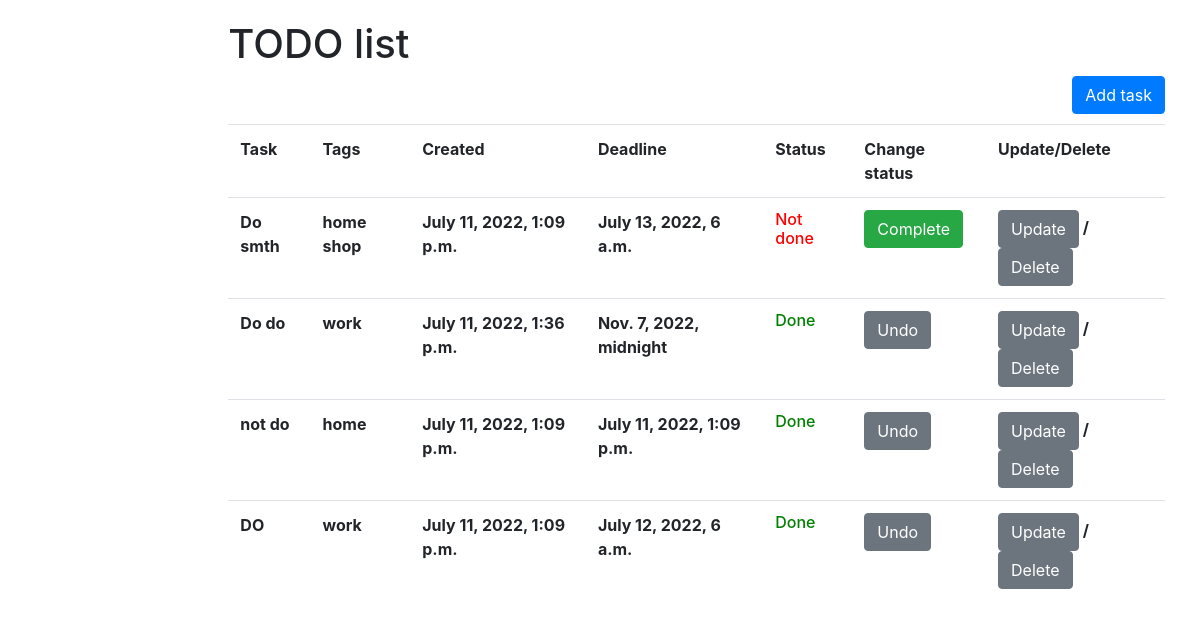
The app's page /, older data.
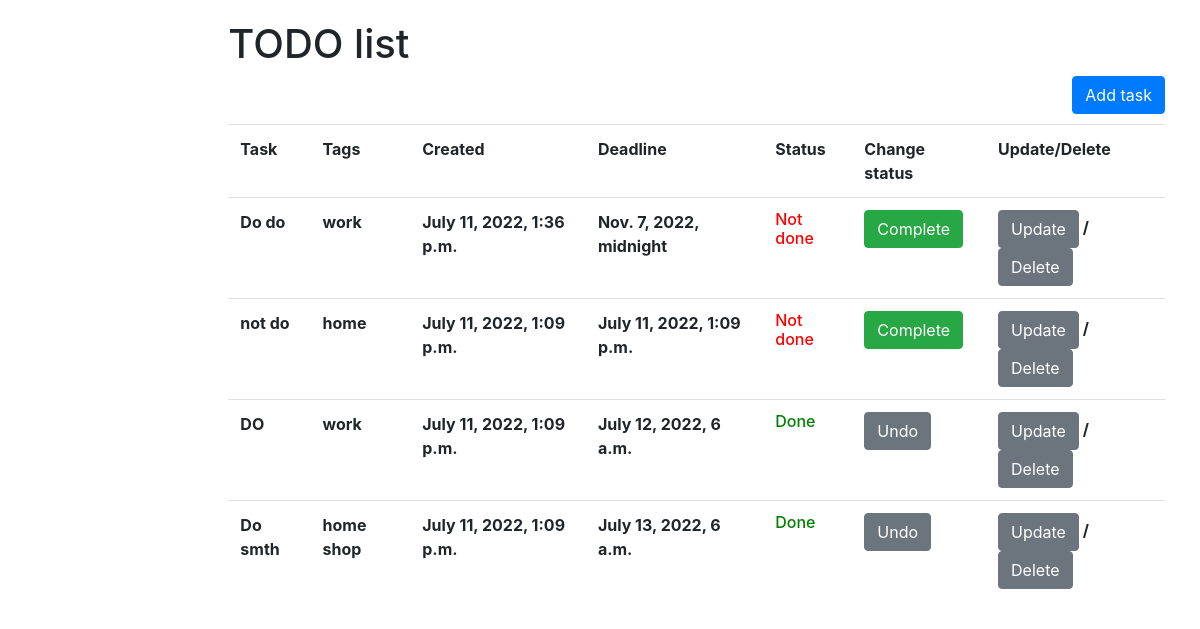
The same page, newer data.
### todo/models.py (models this page shows, shortened)
class Task(models.Model):
    content = models.TextField()
    datetime = models.DateTimeField(auto_now_add=True)
    deadline = models.DateTimeField(default=None)
    done = models.BooleanField(default=False)
    tags = models.ManyToManyField(Tag, related_name="tags")
    class Meta:
        ordering = ["done", "-datetime"]

class Tag(models.Model):
    name = models.CharField(max_length=255, unique=True)

### todo/views.py (the view)
# urls.py: path("", TaskListView.as_view(), name="task-list"),
class TaskListView(generic.ListView):
    model = Task
    queryset = Task.objects.prefetch_related("tags")

### templates/todo/task_list.html
{% extends "base.html" %}
{% block content %}
    <h1>TODO list</h1>
    <a style="float: right" href="{% url 'todo:task-create' %}" class="btn btn-primary" >Add task</a>
    <br>
    <br>
    {% if task_list %}
        <table class="table">
          <tr>
            <th>Task</th>
            <th>Tags</th>
            <th>Created</th>
            <th>Deadline</th>
            <th>Status</th>
            <th>Change status</th>
            <th>Update/Delete</th>
          </tr>
        {% for task in task_list %}
          <tr>
            <th>{{ task.content }}</th>
            <th>
                {% for tag in task.tags.all %}
                    {{ tag.name }}
                {% endfor %}
            </th>
            <th>{{ task.datetime }}</th>
            <th>{{ task.deadline }}</th>
            <th>{% if task.done %}
                    <h6 style="color: green">Done</h6>
                {% else %}
                    <h6 style="color: red">Not done</h6>
                {% endif %}
            </th>
            <th>{% if task.done %}
                    <a href="{% url 'todo:task-undo' pk=task.id %}" class="btn btn-secondary" >Undo</a>
                {% else %}
                    <a href="{% url 'todo:task-complete' pk=task.id %}" class="btn btn-success" >Complete</a>
                {% endif %}
            </th>
            <th>
                <a href="{% url 'todo:task-update' pk=task.id %}" class="btn btn-secondary" >Update</a>
                /
                <a href="{% url 'todo:task-delete' pk=task.id %}" class="btn btn-secondary" >Delete</a>
            </th>
          </tr>
        {% endfor %}
        </table>
    {% else %}
        <h3>No tasks here!</h3>
    {% endif %}
{% endblock %}

### templates/base.html (shortened to what this page needs)
<!DOCTYPE html>
<html lang="en">
<head>
    <link rel="stylesheet"
          href="https://cdn.jsdelivr.net/npm/bootstrap@4.5.3/dist/css/bootstrap.min.css"
>
    {% load static %}
    <link rel="stylesheet" href="{% static 'css/styles.css' %}">
</head>
<body>
<div class="container-fluid">
    <div class="row">
        <div class="col-sm-2">
        </div>
        <div class="col-sm-10 ">
            {% block content %}{% endblock %}
        </div>
    </div>
</div>
</body>
</html>

### static/css/styles.css (style rules this page uses)
body { margin: 20px; }

Row changes from the older to the newer data that the page shows:
changed Task "Do do": done "Done Undo" → "Not done Complete"
changed Task "not do": done "Done Undo" → "Not done Complete"
changed Task "Do smth": done "Not done Complete" → "Done Undo"; moves down the list
